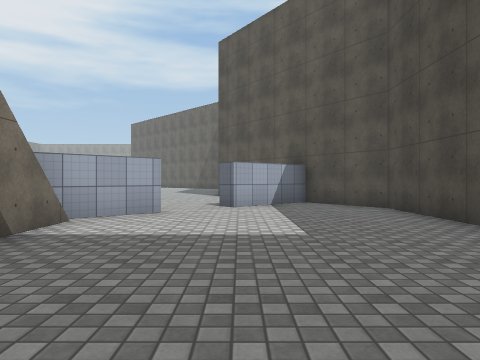
view 1 (above)

23 first-person views from a walk through a Unity game level. The camera is 1.2 m above the floor, looks level and sees 70° across. The floor is counted in squares, 2 m on a side. Each view is taken from the middle of a square. On the plan, view 1 faces up. The plan holds only what a view shows up to about 10 squares ahead; the rest is blank. The place goes on beyond the plan. The player is left out. Some animated figures are left out. Surface patterns are stand-ins for the level's own textures.

view 2
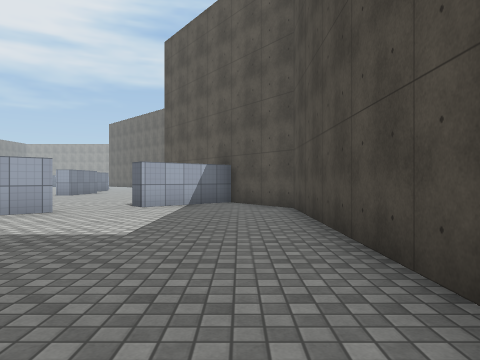

view 3
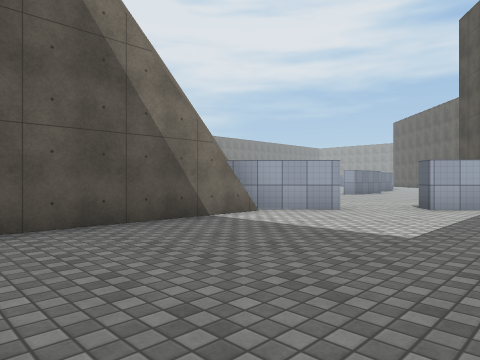

view 4
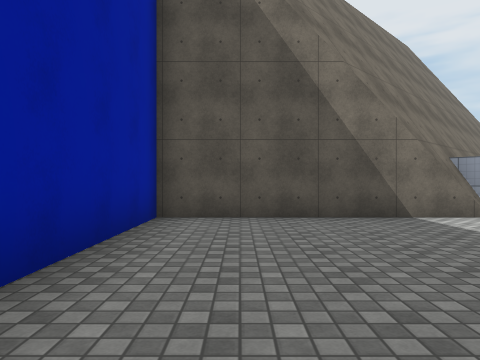

view 5
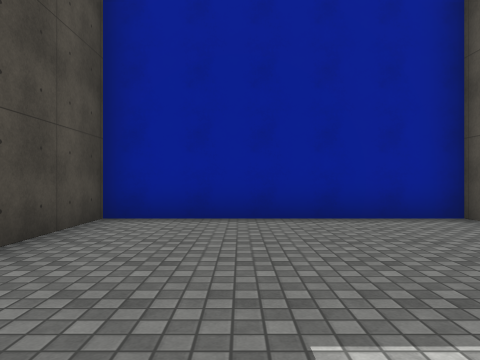

view 6
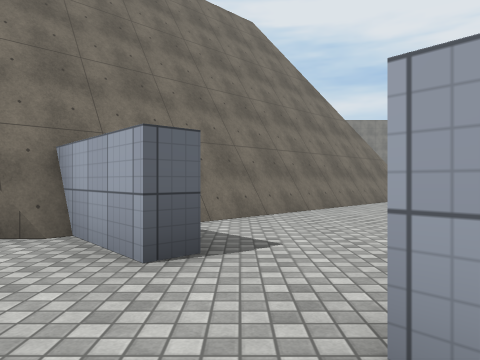

view 7
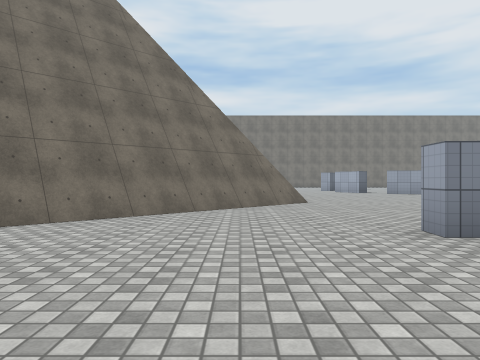

view 8
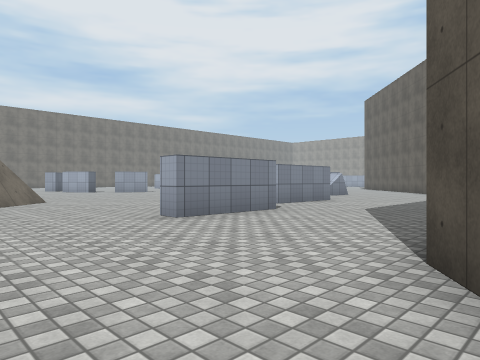

view 9
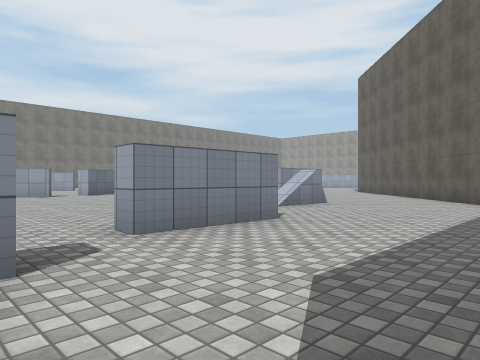

view 10
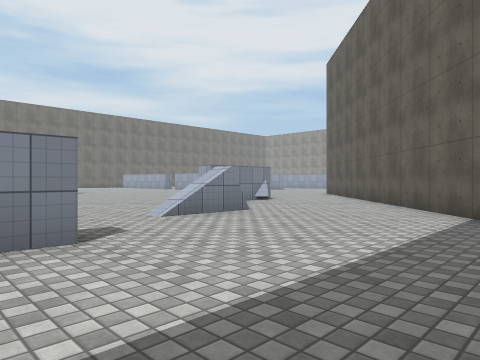

view 11
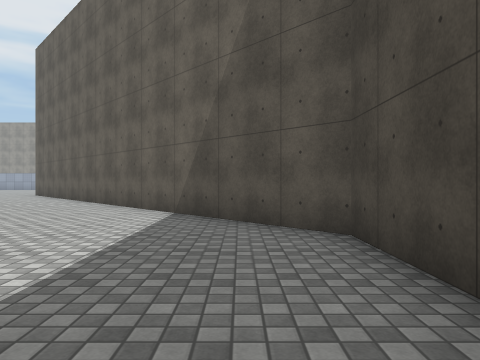

view 12
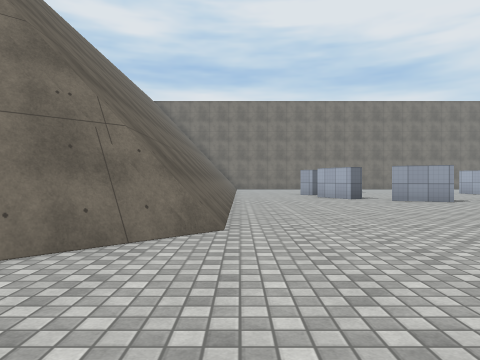

view 13
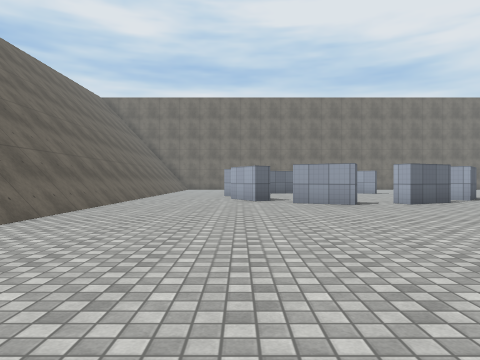

view 14
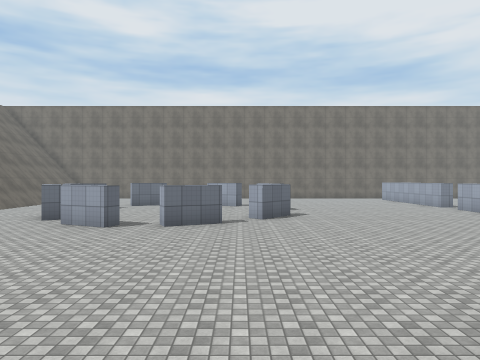

view 15
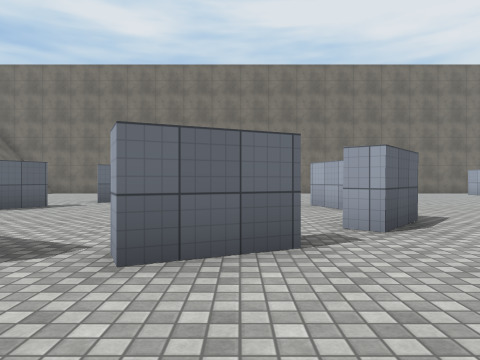

view 16
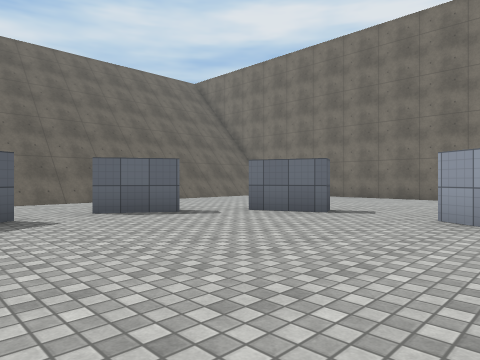

view 17
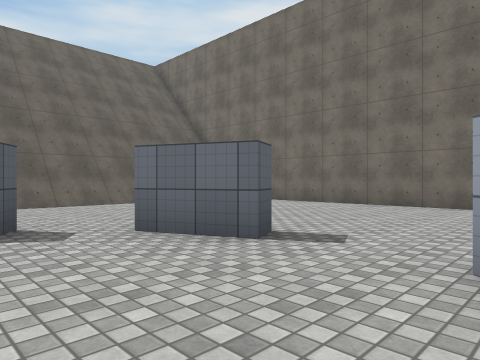

view 18
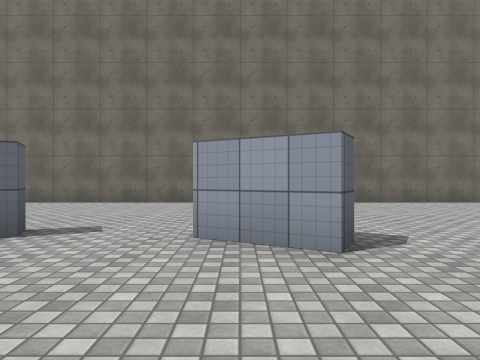

view 19
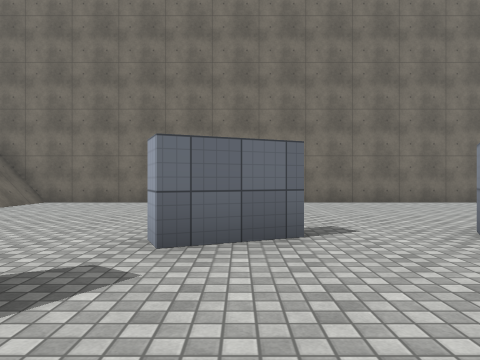

view 20
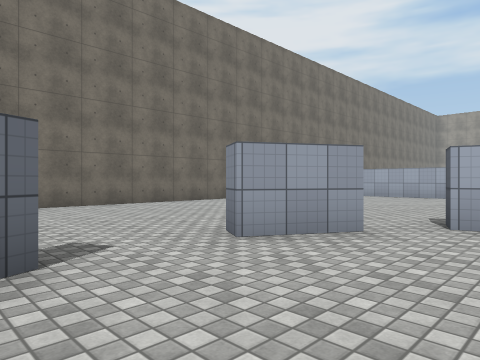

view 21
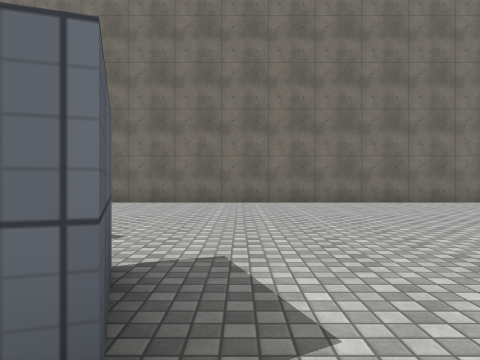

view 22
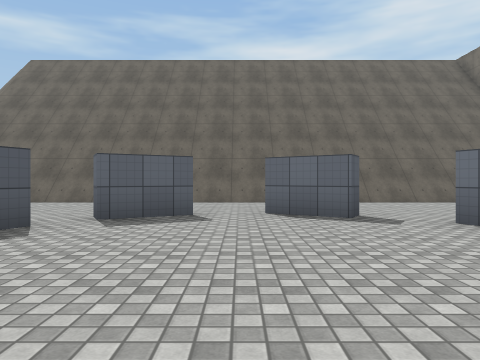

view 23
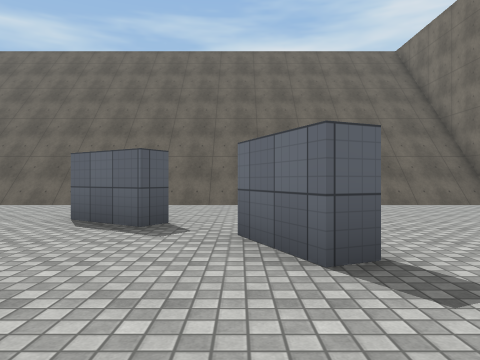

### Floor plan
Key: @ floor where view 1 was taken; # wall or solid block; x gap in a wall; . floor; / step, stairs or slope.
Columns run from 29 left of view 1 to 4 right of it. Each row starts with its distance up from view 1.
 28 #......     ...      ..##
 27 #........   ....     ...#
 26 #.........  ......   ...##
 25 #..................  ....##
 24 #................... .....##
 23 #.......##.##.........#....##
 22 #.....##............../.....##
 21 #.....#......#......../......#
 20 #............x...............#
 19 #............x......   #.....
 18 #.....##.....#........ #....
 17 #..........##..........#....
 16 #.......##.#................
 15 #.....................  #....
 14 #.......................#....
 13 #.//////////////////.........#
 12 ####################/........#
 11                    ##/........
 10                     ##/.......
  9                      ##/.....####
  8                       ##/....#..##
  7                        ##/.......#
  6                         ####.....#
  5                           #......#
  4                           #......#
  3                           #......#
  2                           #......#
  1                           #......#
  0                           #..@...#
 -1                           ########

Where each view was taken, in squares from view 1:
view 1: 0 up, 0 right, facing up
view 2: 0 up, 2 right, facing up
view 3: 0 up, 2 right, facing up-left
view 4: 1 up, 3 right, facing left
view 5: 5 up, 1 right, facing down
view 6: 7 up, 1 right, facing left
view 7: 11 up, 1 left, facing left
view 8: 10 up, 0 right, facing up-left
view 9: 15 up, 2 left, facing up-left
view 10: 18 up, 2 left, facing up-left
view 11: 18 up, 2 left, facing up
view 12: 13 up, 6 left, facing left
view 13: 16 up, 7 left, facing left
view 14: 22 up, 7 left, facing left
view 15: 21 up, 13 left, facing left
view 16: 22 up, 17 left, facing down-left
view 17: 21 up, 20 left, facing down-left
view 18: 21 up, 19 left, facing left
view 19: 18 up, 19 left, facing left
view 20: 18 up, 20 left, facing up-left
view 21: 24 up, 19 left, facing left
view 22: 22 up, 19 left, facing down
view 23: 21 up, 22 left, facing down
